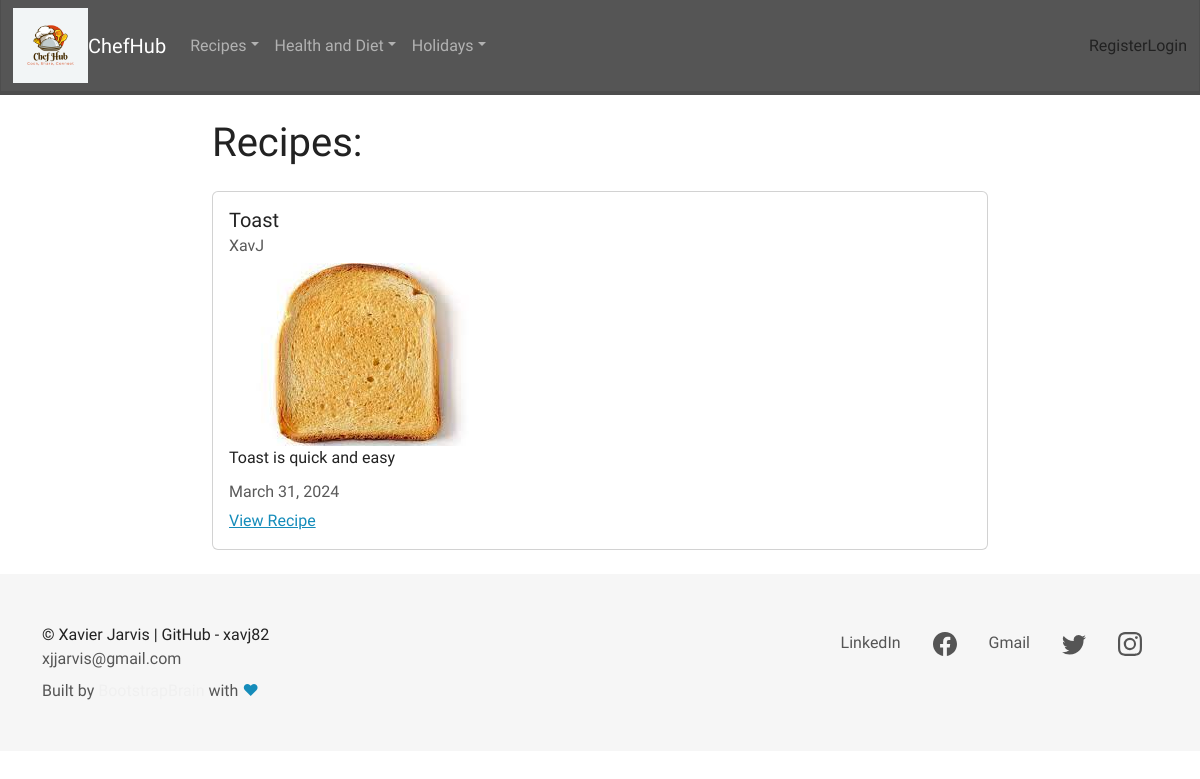
Before: /recipe/meals/1/ with the older database file.
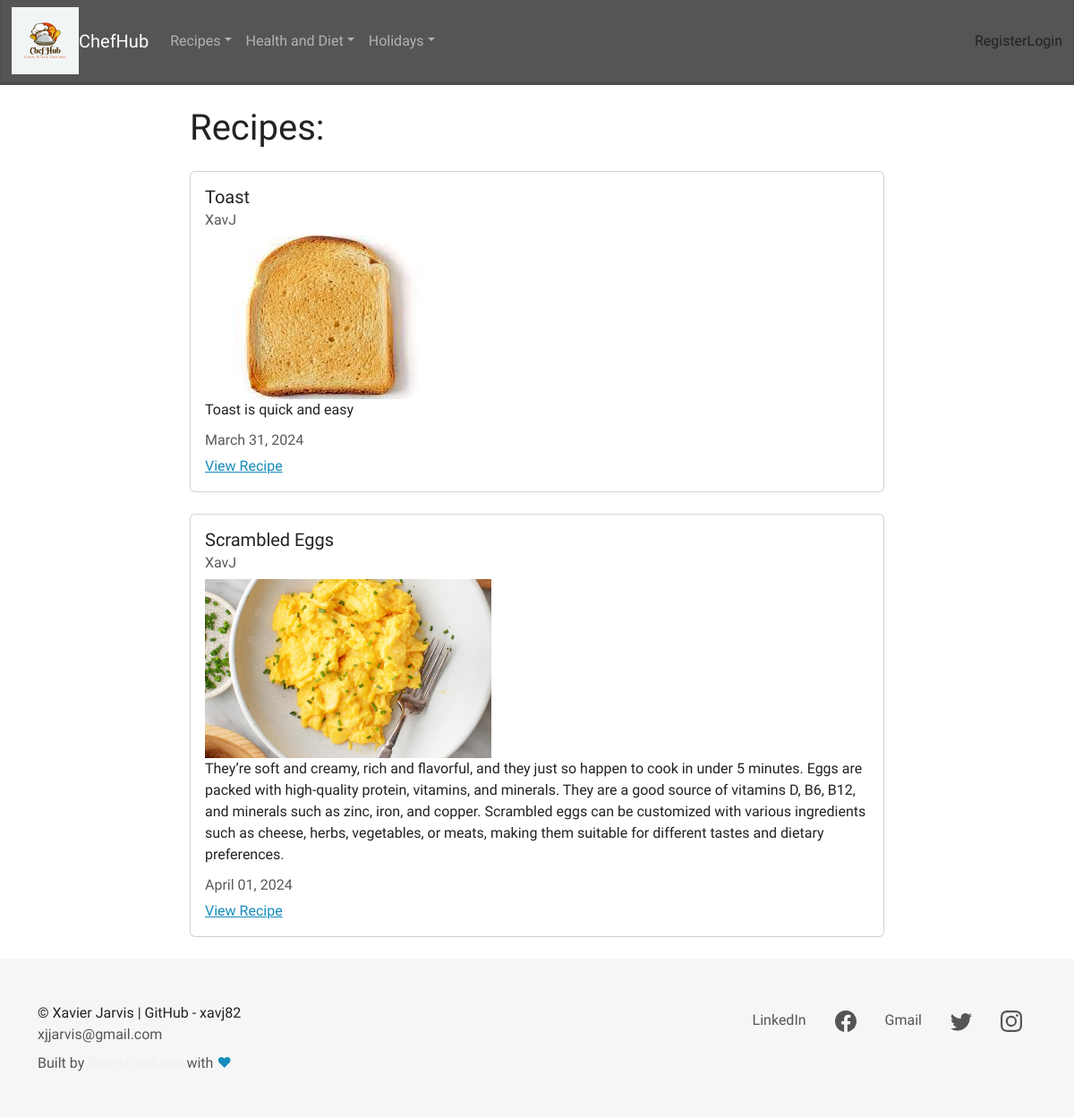
After: the same page with the newer database file.
### recipes/models.py (models this page shows, shortened)
class Recipe(models.Model):
    title = models.CharField(max_length=100)
    description = models.TextField()
    image = models.ImageField(upload_to="recipe_images", null=True)
    author = models.ForeignKey(User, on_delete=models.CASCADE)
    created_at = models.DateTimeField(auto_now_add=True)
    updated_at = models.DateTimeField(auto_now=True)
    ingredients = models.TextField(null=True)
    method = models.TextField(null=True)
    meal_type = models.ForeignKey(MealType, on_delete=models.CASCADE, null=True)
    meal_diet = models.ManyToManyField(MealDiet, help_text="Hold ctrl or cmd to select more than one option")
    meal_holiday = models.ManyToManyField(HolidayMeal, help_text="Hold ctrl or cmd to select more than one option")

### recipes/views.py (the view)
# urls.py: path('recipe/meals/<int:meal_id>/', meal_display, name="recipes-recipes"),
def meal_display(request, meal_id):
    meal = get_object_or_404(models.MealType, pk=meal_id)
    meals_in_category = models.Recipe.objects.filter(meal_type=meal)
    context = {
        'meal': meal,
        'meal_type': meals_in_category,
    }
    return render(request, 'recipes/recipes.html', context)

### recipes/templates/recipes/recipes.html
{% extends 'recipes/base.html' %}
{% block content %}
<h1>Recipes:</h1>
{% for recipe in meal_type %}
<div class="card my-4">
    <div class="card-body">
        <h5 class="card-title">{{ recipe.title }}</h5>
        <h6 class="card-subtitle mb-2 text-muted">{{ recipe.author }}</h6>
        <img src="{{ recipe.image.url }}" style="max-width: 100%; max-height: 200px;">
        <p class="card-text">{{ recipe.description }}</p>
        <h6 class="card-subtitle mb-2 text-muted">{{ recipe.updated_at|date:"F d, Y" }}</h6>
        <a href="{% url 'recipes-detail' recipe.pk %}" class="card-link">View Recipe</a>
    </div>
</div>
{% endfor %}
{% endblock content %}

Changed rows visible on the page:
added Recipe: title "Scrambled Eggs", author "XavJ", image (picture), description "They’re soft and creamy, rich and flavorful, and they just so happen to cook in under 5 minutes. Eggs are packed with high-quality protein, vitamins, and minerals. They are a good source of vitamins D, B6, B12, and minerals such as zinc, iron, and copper. Scrambled eggs can be customized with various ingredients such as cheese, herbs, vegetables, or meats, making them suitable for different tastes and dietary preferences.", updated_at "April 01, 2024"
